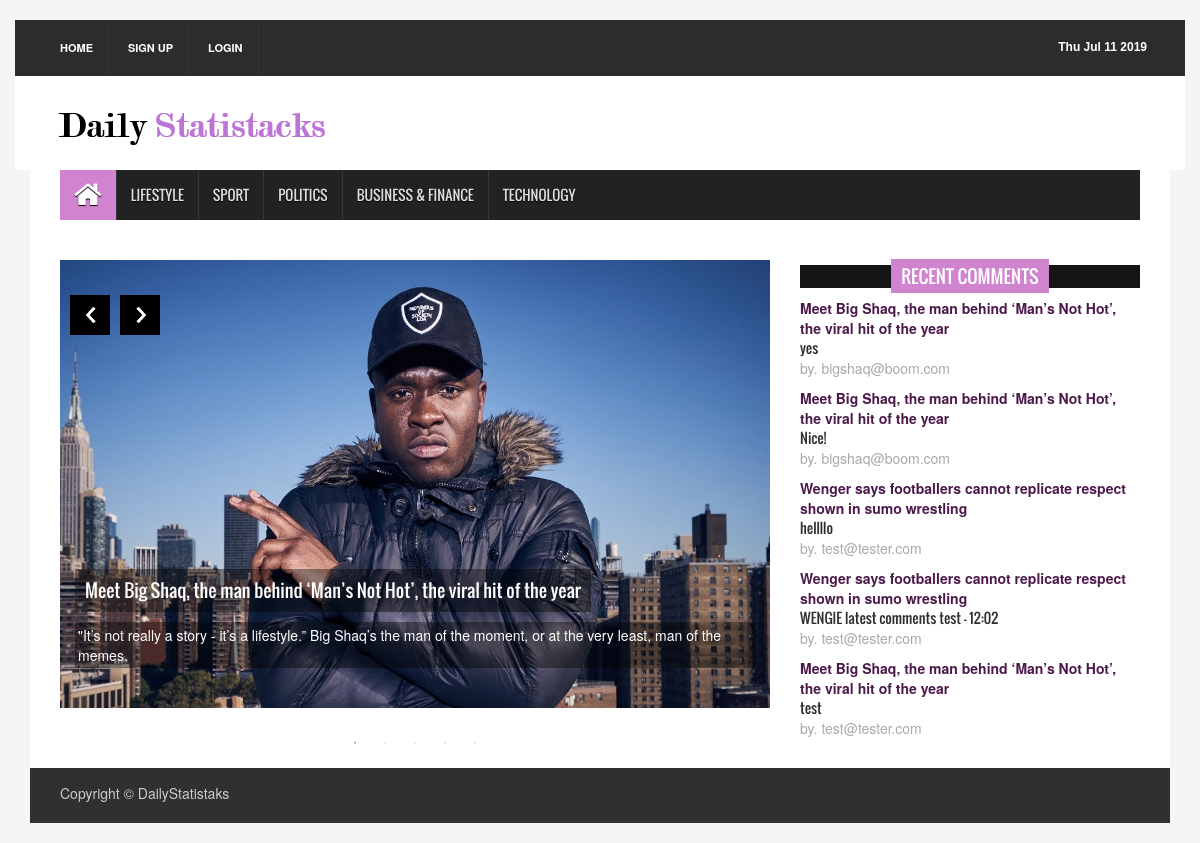
Screenshot of /newspaper/ with the database file from the repository.
### newspaper/models.py (models this page shows)
class Article( models.Model ) :
    articleType     = models.CharField( max_length = 100 )
    author          = models.CharField( max_length = 1000 )
    headline        = models.CharField( max_length = 1000 )
    body            = models.CharField( max_length = 1000000000000 )
    publicationDate = models.DateField()

class Comment( models.Model ) :
    username          = models.ForeignKey( UserAccount )
    articleID         = models.ForeignKey( Article )
    post              = models.CharField( max_length = 10000 )
    publicationDate   = models.DateField()
    email             = models.CharField( max_length = 254 )

### newspaper/views.py (the view, shortened to what this page needs)
def index( request ) :
    commentsList = Comment.objects.order_by( '-publicationDate' )[  : 5 ]
    articleList  = getArticleList( commentsList )
    idList       = getIdList( commentsList )
    if ( 'username' not in request.session ) :
        context = {
                     'commentsList' : commentsList,
                     'articleList'  : articleList,
                     'idList'       : idList
                  }
        return render( request , 'newspaper/index1.html' , context )

### newspaper/views.py (called while the page is built)
def getIdList( commentsList ) :
    toReturn = []
    for comment in commentsList :
        article = comment.articleID
        id      = article.id
        toReturn = toReturn + [ id ]
    return toReturn

def getArticleList( commentsList ) :
    toReturn = []
    for comment in commentsList :
        article = comment.articleID
        headline = article.headline
        toReturn = toReturn + [ headline ]
    return toReturn

### newspaper/templates/newspaper/index1.html (shortened to what this page needs)
{% extends "newspaper/base.html" %}
{% block content %}
{% load static %}
<div class="container">
  <header id="header">
    <div class="row">
      <div class="col-lg-12 col-md-12 col-sm-12">
        <div class="header_top">
          <div class="header_top_left">
            <ul class="top_nav">
              <li><a href="/newspaper/">Home</a></li>
              <li><a href="/newspaper/registerRedirect/">Sign Up</a></li>
              <li><a href="/newspaper/loginRedirect/">Login</a></li>
            </ul>
          </div>
          <div class="header_top_right">
            <p><span id="datetime"></span></p>
          </div>
        </div>
      </div>
      <div class="col-lg-12 col-md-12 col-sm-12">
        <div class="header_bottom">
          <div class="logo_area"><a href="/newspaper/" class="logo"><img src="{% static "newspaper/images/testlogo.png" %}" alt=""></a></div>
        </div>
      </div>
    </div>
  </header>
  <section id="navArea">
    <nav class="navbar navbar-inverse" role="navigation">
      <div id="navbar" class="navbar-collapse collapse">
        <ul class="nav navbar-nav main_nav">
          <li class="active"><a href = "/newspaper/"><span class="fa fa-home desktop-home"></span><span class="mobile-show">Home</span></a></li>
          <li><a id = 'lifestyle' href = "/newspaper/lifestyleRedirect/">Lifestyle</a></li>
          <li><a href = "/newspaper/sportRedirect/">Sport</a></li>
          <li><a href = "/newspaper/politicsRedirect/">Politics</a></li>
          <li><a href = "/newspaper/businessfinanceRedirect/">Business & Finance</a></li>
          <li><a href = "/newspaper/technologyRedirect/">Technology</a></li>
        </ul>
      </div>
    </nav>
  </section>
  <section id="newsSection">
  </section>
  <section id="sliderSection">
    <div class="row">
      <div class="col-lg-8 col-md-8 col-sm-8">
        <div class="slick_slider">
          <div class="single_iteam"> <a href="/newspaper/3/"> <img src ="{% static "newspaper/images/bigshaq.jpg" %}" alt=""></a>
            <div class="slider_article">
              <h2><a class="slider_tittle" href="/newspaper/3/">Meet Big Shaq, the man behind ‘Man’s Not Hot’, the viral hit of the year</a></h2>
              <p>"It’s not really a story - it’s a lifestyle.” Big Shaq’s the man of the moment, or at the very least, man of the memes.</p>
            </div>
          </div>
        </div>
      </div>
      <div class="col-lg-4 col-md-4 col-sm-4">
      <div class="single_sidebar">
        <h2><span>Recent Comments</span></h2>
        <ul class="spost_nav">
            {% if commentsList.0 %}
            <li>
                <poster href = '{{ idList.0 }}' > {{ articleList.0 }} </poster>
                <br>
                <div class = "media-body"> <a href = '/newspaper/{{ idList.0 }}/' class="catg_title"> {{ commentsList.0.post }} </a> </div>
                <pTime> by. {{ commentsList.0.email }} </pTime>
            </li>
            {% endif %}
            {% if commentsList.1 %}
            <li>
                <poster> {{ articleList.1 }} </poster>
                <br>
                <div class = "media-body"> <a href = '/newspaper/{{ idList.1 }}/' class="catg_title"> {{ commentsList.1.post }} </a> </div>
                <pTime> by. {{ commentsList.1.email }} </pTime>
            </li>
            {% endif %}
            {% if commentsList.2 %}
            <li>
                <poster> {{ articleList.2 }} </poster>
                <br>
                <div class = "media-body"> <a href = '/newspaper/{{ idList.2 }}/' class="catg_title"> {{ commentsList.2.post }} </a> </div>
                <pTime> by. {{ commentsList.2.email }} </pTime>
            </li>
            {% endif %}
            {% if commentsList.3 %}
            <li>
                <poster> {{ articleList.3 }} </poster>
                <br>
                <div class = "media-body"> <a href = '/newspaper/{{ idList.3 }}/' class="catg_title"> {{ commentsList.3.post }} </a> </div>
                <pTime> by. {{ commentsList.3.email }} </pTime>
            </li>
            {% endif %}
            {% if commentsList.4 %}
            <li>
                <poster> {{ articleList.4 }} </poster>
                <br>
                <div class = "media-body"> <a href = '/newspaper/{{ idList.4 }}/' class="catg_title"> {{ commentsList.4.post }} </a> </div>
                <pTime> by. {{ commentsList.4.email }} </pTime>
            </li>
            {% endif %}
        </ul>
      </div>
    </div>
  </div>
</section>
  <footer id="footer">
    <div class="footer_bottom">
      <p class="copyright">Copyright &copy; DailyStatistaks </p>
    </div>
  </footer>
</div>
{% endblock %}

### newspaper/templates/newspaper/base.html (shortened to what this page needs)
{% load staticfiles %}
<!DOCTYPE html>
<html id = 'baseHTML'>
			<head>
						<link rel = "stylesheet" type = "text/css" href = "{% static 'newspaper/assets/css/bootstrap.min.css' %}">
						<link rel = "stylesheet" type = "text/css" href = "{% static 'newspaper/assets/css/font-awesome.min.css' %}">
						<link rel = "stylesheet" type = "text/css" href = "{% static 'newspaper/assets/css/animate.css' %}">
						<link rel = "stylesheet" type = "text/css" href = "{% static 'newspaper/assets/css/font.css' %}">
						<link rel = "stylesheet" type = "text/css" href = "{% static 'newspaper/assets/css/li-scroller.css' %}">
						<link rel = "stylesheet" type = "text/css" href = "{% static 'newspaper/assets/css/slick.css' %}">
						<link rel = "stylesheet" type = "text/css" href = "{% static 'newspaper/assets/css/jquery.fancybox.css' %}">
						<link rel = "stylesheet" type = "text/css" href = "{% static 'newspaper/assets/css/theme.css' %}">
						<link rel = "stylesheet" type = "text/css" href = "{% static 'newspaper/assets/css/style.css' %}">
						<link rel = "stylesheet" type = "text/css" href = "{% static 'newspaper/assets/css/style.css' %}">
			</head>
			<body>
						{% block content %}
						{% endblock %}
			</body>
</html>

### newspaper/static/newspaper/assets/css/theme.css (style rules this page uses)
.navbar-inverse .navbar-nav > .active > a, .navbar-inverse .navbar-nav > .active > a:hover, .navbar-inverse .navbar-nav > .active > a:focus { background-color:#d083cf }
.single_sidebar > h2 span { background:none repeat scroll 0 0 #d083cf }

### newspaper/static/newspaper/assets/css/style.css (style rules this page uses)
body { background:#f5f5f5 }
ul { padding:0; margin:0; list-style:none }
a { text-decoration:none; color:#2f2f2f }
h1, h2, h3, h4, h5, h6 { font-family:'Oswald',sans-serif }
h2 { line-height:23px }
img { border:none }
#header { display:inline; float:left; width:100%; margin-top:20px }
.header_top { background-color:#2c2c2c; display:inline; float:left; padding:0 30px; width:100% }
.header_top_left { float:left; display:inline; width:50% }
.top_nav { text-align:left }
.top_nav li { display:inline-block }
.top_nav li a { display:inline-block; border-right:1px solid #333; color:#fff; font-size:11px; font-weight:bold; padding:20px 15px; text-transform:uppercase; -webkit-transition:all 0.5s; -o-transition:all 0.5s; transition:all 0.5s }
.header_top_right { float:left; display:inline; width:50%; text-align:right }
.header_top_right > p { color:#fff; display:inline-block; float:right; font:bold 12px sans-serif; margin-bottom:0; padding-bottom:20px; padding-right:8px; padding-top:20px }
.header_bottom { background-color:#fff; display:inline; float:left; padding:15px 30px 15px; width:100% }
.logo_area { display:inline; float:left; width:31% }
.logo { font-size:45px; font-weight:bold; color:#000; font-family:'Varela',sans-serif }
.logo img { max-width:100% }
#navArea { float:left; display:inline; width:100%; padding:0 30px; background-color:#fff }
.navbar { border:medium none; border-radius:0 }
.navbar-inverse .navbar-nav > li > a { border-left:1px solid #383838; color:#ddd; font-family:'Oswald',sans-serif; display:inline-block; height:50px; line-height:50px; padding:0 14px; text-shadow:0 1px 1px #000; text-transform:uppercase; -webkit-transition:all 0.5s; -mz-transition:all 0.5s; -ms-transition:all 0.5s; -o-transition:all 0.5s; transition:all 0.5s }
.navbar-inverse .navbar-nav > li:first-child a { border:none }
.navbar-inverse .navbar-nav > .active > a, .navbar-inverse .navbar-nav > .active > a:hover, .navbar-inverse .navbar-nav > .active > a:focus { color:#fff }
.navbar-collapse { padding-left:0 }
.desktop-home { display:block; font-size:30px; margin-top:10px }
#newsSection { float:left; display:inline; width:100%; padding:0 30px; background-color:#fff; padding-bottom:20px }
#sliderSection { background-color:#fff; display:inline; float:left; width:100%; padding:0 30px }
.single_iteam { display:inline; float:left; position:relative; width:100%; height:448px }
.single_iteam img { width:100%; height:100% }
.slider_article { bottom:20px; left:0; position:absolute; right:0; padding:10px 15px }
.slider_article > h2 a { background:none repeat scroll 0 0 rgba(0,0,0,0.4); color:#fff; font-size:18px; padding:10px; display:inline-block }
.slider_article > p { background:none repeat scroll 0 0 rgba(0,0,0,0.4); color:#fff; padding:3px; display:inline-block }
.spost_nav li { float:left; display:block; width:100%; margin-bottom:10px }
.spost_nav .media-body > a { font-family:"Oswald",sans-serif }
.single_sidebar { float:left; display:inline; width:100%; margin-bottom:20px }
.single_sidebar > h2 { background:none repeat scroll 0 0 #151515; color:#fff; font-family:"Oswald",sans-serif; font-size:18px; font-weight:400; margin-bottom:10px; margin-left:0; margin-top:5px; padding:0; position:relative; text-align:center; text-transform:uppercase }
.single_sidebar > h2 span { padding:4px 10px }
.single_sidebar ul li a { border-bottom:1px solid #333; display:block }
.single_sidebar .spost_nav li a { border-bottom:none; float:left }
#footer { display:inline; float:left; width:100%; margin-bottom:20px }
.footer_bottom { float:left; display:inline; width:100%; padding:10px 30px; background-color:#303030; color:#ccc }
.copyright { float:left; width:50%; padding-top:5px; text-align:left }

### newspaper/templates/newspaper/index1.html (style rules this page uses)
poster { color: #4c194b; font-weight: bold; }
pTime { color: #aaa9aa; }
.col-lg-12 { padding-right: 0px; padding-left: 0px; }
.col-md-12 { padding-right: 0px; padding-left: 0px; }
.col-sm-12 { padding-right: 0px; padding-left: 0px; }

### rows the page displays
Article: headline "Meet Big Shaq, the man behind ‘Man’s Not Hot’, the viral hit of the year"
Comment: post "yes", email "bigshaq@boom.com"
Comment: post "Nice!", email "bigshaq@boom.com"
Article: headline "Wenger says footballers cannot replicate respect shown in sumo wrestling"
Comment: post "hellllo", email "test@tester.com"
Comment: post "WENGIE latest comments test - 12:02", email "test@tester.com"
Comment: post "test", email "test@tester.com"
